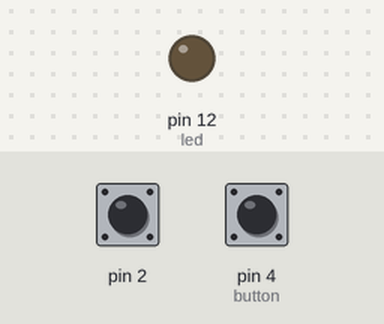
Bench run of a sketch on a simulated Arduino Uno, built with avr-gcc and run on an emulated ATmega328P. Parts: output pins drawn as LEDs (lit = HIGH). Inputs (shaded band) come from the test bench; at power-on: pin 4 (button) LOW, pin 2 HIGH.

Above: at 1.2 s.
1.3 s: pin 4 (button) pulled HIGH for 3.2 s
At 1.8 s:
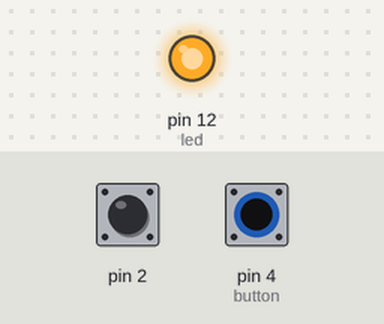
6.8 s: pin 4 (button) pulled HIGH for 0.15 s
At 9.1 s:
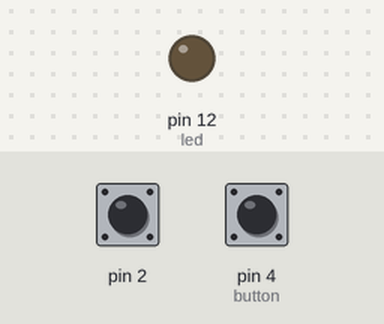
9.9 s: pin 4 (button) pulled HIGH for 1 s
At 10.7 s:
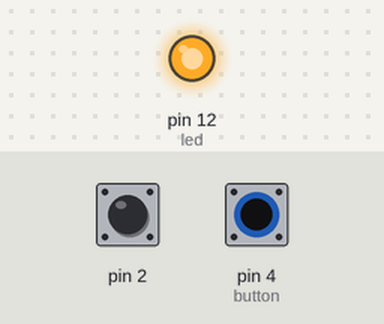
Timing chart, 0 to 13.4 s (numbered marks = the images above; inputs shaded):
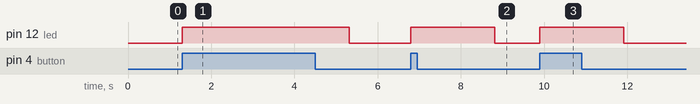

Measured:
- after the input at 1.3 s, pin 12 (led): LOW → HIGH at once, → LOW 4.0 s later
- after the input at 6.8 s, pin 12 (led): LOW → HIGH at once, → LOW 2.0 s later
- after the input at 9.9 s, pin 12 (led): LOW → HIGH at once, → LOW 2.0 s later

The sketch:

TimedTransition.ino
```cpp
// Wiring code generated from an ArduinoML model
// Application name: Timed Transition

volatile int change =0;
void setup(){
  attachInterrupt( digitalPinToInterrupt(2), gotToStateOff, FALLING );
  pinMode(4, INPUT);  // button [Sensor]
  pinMode(12, OUTPUT); // led [Actuator]
}

void gotToStateOff(){
 change = 32000;
}

long time = 0; long debounce = 200;

int state_on() {
  digitalWrite(12,HIGH);
  boolean guard = millis() - time > debounce;
  if(digitalRead(4) == 1 && guard) {
    time = millis();
    return 2;
  } else {
    while( change < 2000) {
       delay(1);
       change ++;
    }
    change = 0;
    return 2;
  }
}

int state_off() {
  digitalWrite(12,LOW);
  boolean guard = millis() - time > debounce;
  if(digitalRead(4) == 1 && guard) {
    time = millis();
    return 1;
  } else {
    return 2;
  }
}

int state = 2;
void loop() {
  switch(state) {
    case 1:
      state = state_on();
      break;
    case 2:
      state = state_off();
      break;
    default:
      break;
  }
}
```
